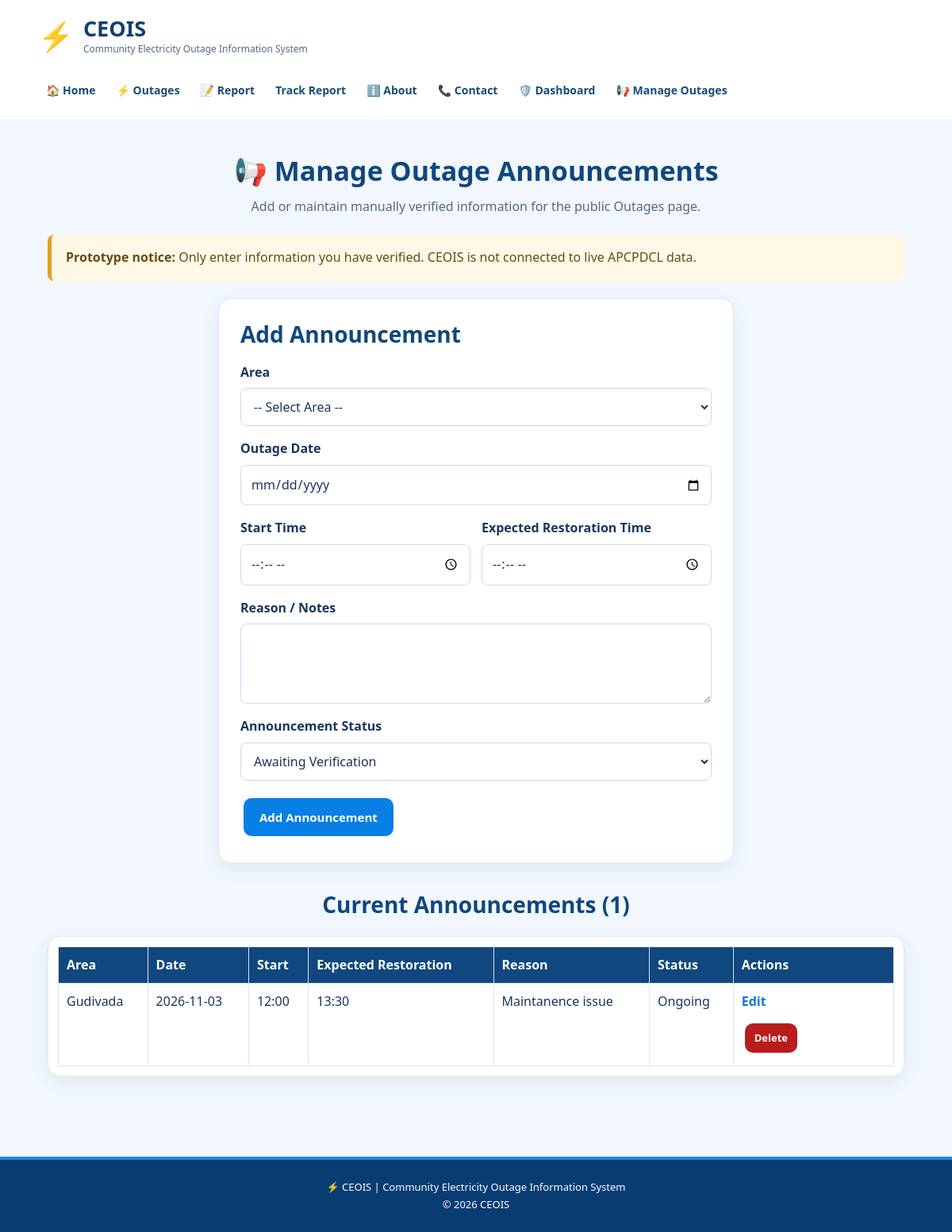
Screenshot of /admin/outages (signed in) with the database file from the repository.
### tables this page shows
CREATE TABLE outage_announcements (
                id INTEGER PRIMARY KEY AUTOINCREMENT,
                area TEXT NOT NULL,
                outage_date TEXT NOT NULL,
                start_time TEXT NOT NULL,
                restoration_time TEXT NOT NULL,
                reason TEXT NOT NULL,
                status TEXT NOT NULL DEFAULT 'Awaiting Verification',
                created_at TIMESTAMP DEFAULT CURRENT_TIMESTAMP,
                updated_at TIMESTAMP DEFAULT CURRENT_TIMESTAMP
            );

### app.py (the view)
@app.route("/admin/outages")
@admin_required
def admin_outages():
    return render_template(
        "admin_outages.html",
        announcements=get_announcements(),
        announcement_statuses=ANNOUNCEMENT_STATUSES,
        form_data=None,
        editing_id=None,
        error=None,
    )

### app.py (called while the page is built)
def csrf_token():
    token = session.get("_csrf_token")
    if not token:
        token = secrets.token_urlsafe(32)
        session["_csrf_token"] = token
    return token

def admin_required(view):
    @wraps(view)
    def wrapped(*args, **kwargs):
        if not session.get("admin_logged_in"):
            flash(
                "Please log in as an administrator to continue.",
                "error",
            )
            return redirect(url_for("admin_login"))
        return view(*args, **kwargs)
    return wrapped

@app.before_request
def enforce_admin_idle_timeout():
    if session.get("admin_logged_in"):
        now = time.time()
        last_seen = session.get("_last_seen", now)
        if now - last_seen > app.permanent_session_lifetime.total_seconds():
            session.clear()
            flash(
                "Your admin session expired due to inactivity. Please log in again.",
                "error",
            )
            if request.endpoint not in ("admin_login", "static"):
                return redirect(url_for("admin_login"))
        else:
            session["_last_seen"] = now
            session.permanent = True

### database.py (called while the page is built)
def get_connection():
    connection = sqlite3.connect(DB_PATH, timeout=10)
    connection.row_factory = sqlite3.Row
    connection.execute("PRAGMA foreign_keys = ON")
    return connection

def get_announcements(area=None):
    query = "SELECT * FROM outage_announcements"
    params = []
    if area:
        query += " WHERE area = ?"
        params.append(area)
    query += " ORDER BY outage_date ASC, start_time ASC, id DESC"
    with closing(get_connection()) as connection:
        return connection.execute(query, params).fetchall()

### templates/admin_outages.html (shortened to what this page needs)
<!DOCTYPE html>
<html lang="en">
<head>
    <link rel="stylesheet" href="{{ url_for('static', filename='style.css') }}">
</head>
<body>
    {% include 'partials/nav.html' %}
    <main class="status-section">
        <h1 class="page-title">📢 Manage Outage Announcements</h1>
        <p>Add or maintain manually verified information for the public Outages page.</p>
        <div class="notice"><strong>Prototype notice:</strong> Only enter information you have verified. CEOIS is not connected to live APCPDCL data.</div>
        <div class="status-card form-card">
            <h2>{{ 'Edit Announcement' if editing_id else 'Add Announcement' }}</h2>
            <form method="POST" action="{{ url_for('edit_announcement', announcement_id=editing_id) if editing_id else url_for('add_announcement') }}">
                <label for="outage-area">Area</label>
                <select id="outage-area" name="area" required><option value="">-- Select Area --</option>
                </select>
                <label for="outage-date">Outage Date</label>
                <input type="date" id="outage-date" name="outage_date" value="{{ form_data.outage_date if form_data else '' }}" required>
                <div class="two-column-fields">
                    <div><label for="start-time">Start Time</label><input type="time" id="start-time" name="start_time" value="{{ form_data.start_time if form_data else '' }}" required></div>
                    <div><label for="restoration-time">Expected Restoration Time</label><input type="time" id="restoration-time" name="restoration_time" value="{{ form_data.restoration_time if form_data else '' }}" required></div>
                </div>
                <label for="reason">Reason / Notes</label>
                <textarea id="reason" name="reason" rows="3" maxlength="500" required>{{ form_data.reason if form_data else '' }}</textarea>
                <label for="announcement-status">Announcement Status</label>
                <select id="announcement-status" name="status" required>{% for status in announcement_statuses %}<option value="{{ status }}" {% if form_data and form_data.status == status %}selected{% elif not form_data and status == 'Awaiting Verification' %}selected{% endif %}>{{ status }}</option>{% endfor %}</select>
                <button type="submit">{{ 'Save Changes' if editing_id else 'Add Announcement' }}</button>
            </form>
        </div>
        <h2 class="section-heading">Current Announcements ({{ announcements|length }})</h2>
        {% if announcements %}<div class="table-wrap status-card"><table>
            <thead><tr><th>Area</th><th>Date</th><th>Start</th><th>Expected Restoration</th><th>Reason</th><th>Status</th><th>Actions</th></tr></thead>
            <tbody>{% for item in announcements %}<tr>
                <td>{{ item['area'] }}</td><td>{{ item['outage_date'] }}</td><td>{{ item['start_time'] }}</td><td>{{ item['restoration_time'] }}</td><td>{{ item['reason'] }}</td><td>{{ item['status'] }}</td>
                <td><div class="row-actions"><a class="text-link" href="{{ url_for('edit_announcement', announcement_id=item['id']) }}">Edit</a>
                    <form method="POST" action="{{ url_for('remove_announcement', announcement_id=item['id']) }}" onsubmit="return confirm('Delete this outage announcement? This cannot be undone.');">
                        <input type="hidden" name="csrf_token" value="{{ csrf_token() }}"><button type="submit" class="danger-button">Delete</button>
                    </form></div></td>
            </tr>{% endfor %}</tbody>
        </table></div>{% else %}<div class="status-card empty-state"><p>No announcements have been added yet. Visitors will see an unverified-information message until an announcement is entered.</p></div>{% endif %}
    </main>
    {% include 'partials/footer.html' %}
</body>
</html>

### static/style.css (style rules this page uses)
:root { --navy: #073d73; --blue: #087fe5; --text: #17365d; --muted: #526985; --pale: #f1f7fd; --border: #dbe7f3; --danger: #b91c1c; }
* { margin: 0; padding: 0; box-sizing: border-box; }
html { scroll-behavior: smooth; }
body { font-family: "Segoe UI", Arial, sans-serif; background: var(--pale); color: var(--text); line-height: 1.6; min-height: 100vh; display: flex; flex-direction: column; }
main { flex: 1; }
h1, h2, h3 { color: #10477e; line-height: 1.25; }
p { overflow-wrap: anywhere; }
button, .main-button { display: inline-block; background: var(--blue); color: #fff; border: none; border-radius: 10px; padding: 12px 20px; margin: 6px 4px; font: inherit; font-size: 15px; font-weight: 600; text-decoration: none; text-align: center; cursor: pointer; transition: background .2s ease, transform .2s ease; }
.danger-button { background: #b91c1c; padding: 8px 12px; font-size: 13px; }
.status-section { padding: 44px 5%; text-align: center; background: var(--pale); }
.status-section > p { color: var(--muted); margin: 10px auto 22px; max-width: 850px; }
.page-title { font-size: clamp(26px, 3vw, 34px); margin-bottom: 12px; }
.status-section h2 { font-size: 28px; margin-bottom: 12px; }
.status-card { width: 100%; max-width: 850px; margin: 22px auto; padding: 27px; background: #fff; border: 1px solid #e0eaf5; border-radius: 16px; box-shadow: 0 7px 25px rgba(20,60,100,.08); text-align: left; }
.status-card label { display: block; margin: 0 0 7px; font-weight: 600; text-align: left; }
.status-card input, .status-card select, .status-card textarea { display: block; width: 100%; max-width: 100%; padding: 11px 12px; margin: 0 0 16px; border: 1px solid #ccd9e8; border-radius: 8px; background: #fff; color: var(--text); font: inherit; }
.status-card textarea { resize: vertical; }
.status-card button { width: auto; }
.feature-card a, .text-link { display: inline-block; margin-top: 12px; color: #0878dc; font-weight: 600; text-decoration: none; }
.notice { margin: 22px auto; padding: 16px 18px; border-left: 5px solid #e4a11b; background: #fff8e6; color: #664b12; border-radius: 8px; max-width: 1100px; text-align: left; }
.form-card { max-width: 650px; }
.form-card h2 { margin-bottom: 18px; }
.table-wrap { max-width: 100%; overflow-x: auto; }
.table-wrap.status-card { padding: 12px; }
table { width: 100%; min-width: 850px; border-collapse: collapse; margin: 0; }
th, td { border: 1px solid #dbe5f0; padding: 10px; text-align: left; vertical-align: top; overflow-wrap: anywhere; }
th { background: #10477e; color: #fff; }
.row-actions { display: flex; align-items: flex-start; flex-direction: column; gap: 8px; min-width: 145px; }
.row-actions form { margin: 0; }
.row-actions .text-link { margin: 0; }
.section-heading { margin-top: 35px; }
.two-column-fields { display: grid; grid-template-columns: repeat(2, minmax(0, 1fr)); gap: 14px; }

### rows the page displays
outage_announcements: area "Gudivada", outage_date "2026-11-03", start_time "12:00", restoration_time "13:30", reason "Maintanence issue", status "Ongoing"

### other values shown
{{ 'Edit Announcement' if editing_id else 'Add Announcement' }} "Add Announcement"
{{ 'Save Changes' if editing_id else 'Add Announcement' }} "Add Announcement"
{{ announcements|length }} "1"
form field status "Awaiting Verification"
